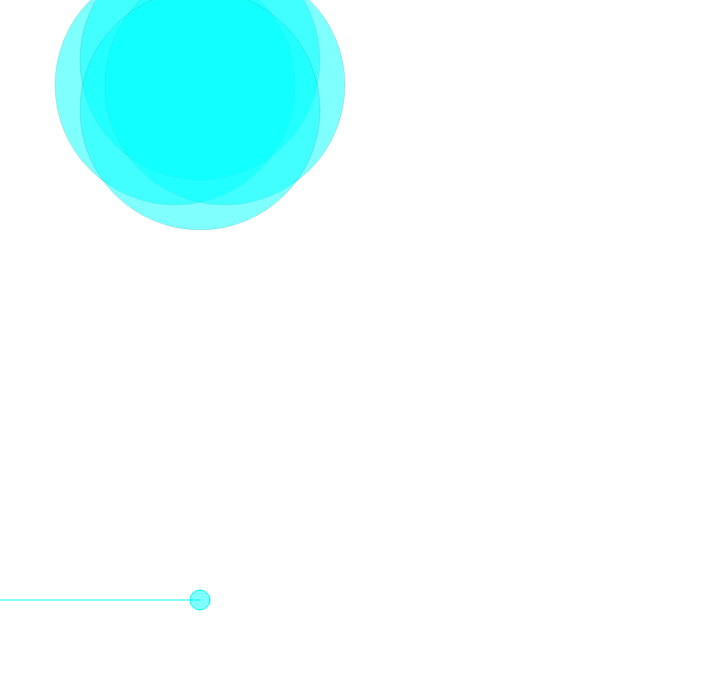
Frame 1 (no input)
Frame 60 (no input): identical to frame 1, image omitted
Frame 120 (the mouse pressed at the canvas centre since frame 60): identical to frame 1, image omitted

The p5.js sketch that drew this single still picture (run headless with seeded random() and noise() and a simulated clock; from frame 60 on, the mouse is pressed at the canvas centre):

// p5.js sketch
// ── sketch.js

// A HTML range slider
var sliderPositionLens;
var sliderPositionLight;
var heightOnWall = 300;

var wallHeight = 600;
var margin = 100;

var radius = 10;
var grow = +1;
var d = 1;

function setup() {
  createCanvas(720, wallHeight+margin);
  // hue, saturation, and brightness
  // colorMode(HSB, 255);
  // slider has a range between 0 and 255 with a starting value of 127
  sliderPositionLens = createSlider(0, wallHeight, wallHeight);

  sliderPositionLight = createSlider(0, wallHeight, wallHeight);

}

function draw() {
  background(255);
  strokeWeight(1);

  // Set the hue according to the slider
  stroke(0, sliderPositionLens.value(), 255);
  fill(0, sliderPositionLens.value(), 255, 127);
  ellipse(200, sliderPositionLens.value(), 20, 20);

  line(0, sliderPositionLight.value(), 200, sliderPositionLight.value());  

radius = map(sliderPositionLens.value(),0,wallHeight,-100,wallHeight/2.5);
// radius = sliderPositionLens.value()/5;
  for(var i = 0; i < 100;){
    stroke(0);
   strokeWeight(.1);
    i = i+50;
    ellipse(200-75+i,85,radius,radius);
    ellipse(200,10+i,radius,radius);
  }

}
